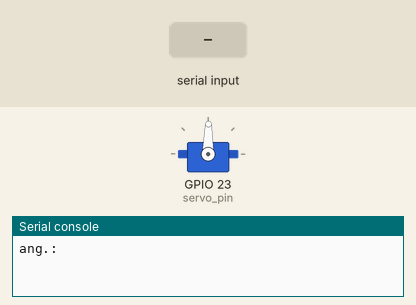
A program run on a simulated ESP32 board running MicroPython. Parts: servo, the last lines printed to the serial console. The inputs (shaded band) are chosen by the test bench. Servo angles are drawn from the pulse width (0.5 ms = 0°, 2.5 ms = 180°).

Above: at 1.2 s.
1.3 s: "0" typed at the serial console, then Enter
At 1.6 s:
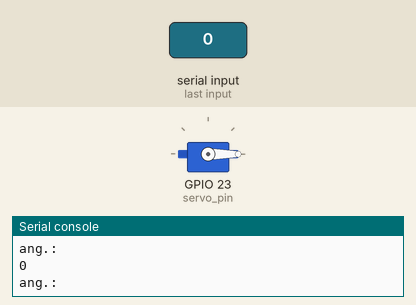
2.8 s: "200" typed at the serial console, then Enter
At 3.9 s:
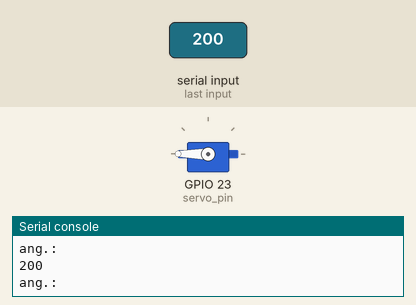
4.3 s: "90" typed at the serial console, then Enter
At 5.1 s:
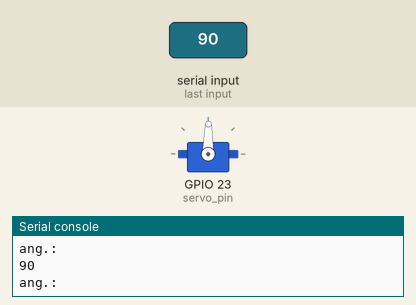
Timing chart, 0 to 7.3 s (numbered marks = the images above; inputs shaded):
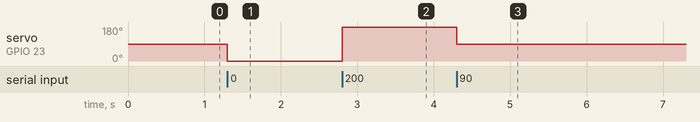

Measured:
- after the input at 1.3 s, servo on GPIO 23 (servo_pin): 89° → 0° at once
- after the input at 2.8 s, servo on GPIO 23 (servo_pin): 0° → 180° at once
- after the input at 4.3 s, servo on GPIO 23 (servo_pin): 180° → 89° at once

The program:

steer_calibrate.py
```python
import time
import machine
from servo import Servo

servo_pin = machine.Pin(23, mode=machine.Pin.OUT)
my_servo = Servo(servo_pin , min_us=500, max_us=2500, maxangle=180)


my_servo.angle(90)
while True:
    ang = int(input('ang.: '))
    my_servo.angle(ang)
```

servo.py
```python
from machine import PWM
import math

# originally by Radomir Dopieralski http://sheep.art.pl
# from https://bitbucket.org/thesheep/micropython-servo

class Servo:
    """
    A simple class for controlling hobby servos.
    Args:
        pin (machine.Pin): The pin where servo is connected. Must support PWM.
        freq (int): The frequency of the signal, in hertz.
        min_us (int): The minimum signal length supported by the servo.
        max_us (int): The maximum signal length supported by the servo.
        maxangle (int): The angle between the minimum and maximum positions.
    """
    def __init__(self, pin, freq=50, min_us=400, max_us=2500, maxangle=180):
        self.min_us = min_us
        self.max_us = max_us
        self.us = 0
        self.freq = freq
        self.maxangle = maxangle
        self.actual = 0
        self.pwm = PWM(pin, freq=freq, duty=0)

    def write_us(self, us):
        """Set the signal to be ``us`` microseconds long. Zero disables it."""
        if us == 0:
            self.pwm.duty(0)
            return
        us = min(self.max_us, max(self.min_us, us))
        duty = us * 1024 * self.freq // 1000000
        self.pwm.duty(duty)

    def write_angle(self, degrees=None, radians=None):
        """Move to the specified angle in ``degrees`` or ``radians``."""
        if degrees is None:
            degrees = math.degrees(radians)
        degrees = degrees % 360
        total_range = self.max_us - self.min_us
        us = self.min_us + total_range * degrees // self.maxangle
        self.write_us(us)
    def angle(self, degrees=None):
        """Move to the specified angle in ``degrees`` If None, returns actual."""
        if degrees is None: return self.actual
        self.actual = degrees
        degrees = degrees % 360
        total_range = self.max_us - self.min_us
        us = self.min_us + total_range * degrees // self.maxangle
        self.write_us(us)
```
